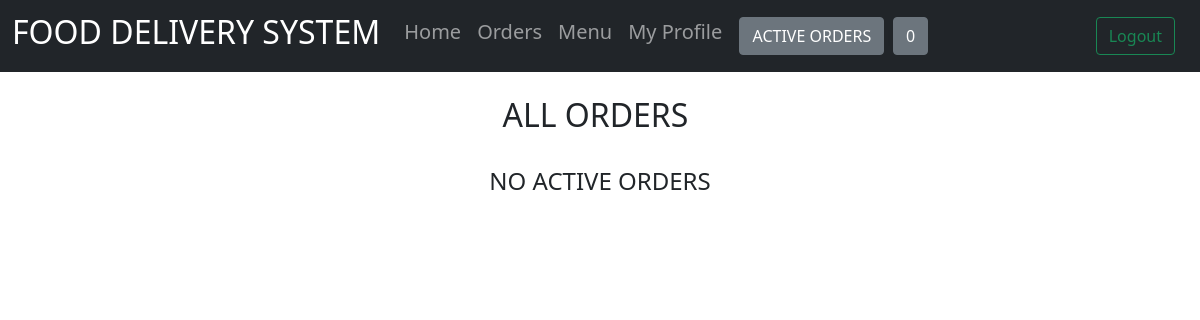
Before: /restaurant/1/myOrders/ (signed in) with the older database file.
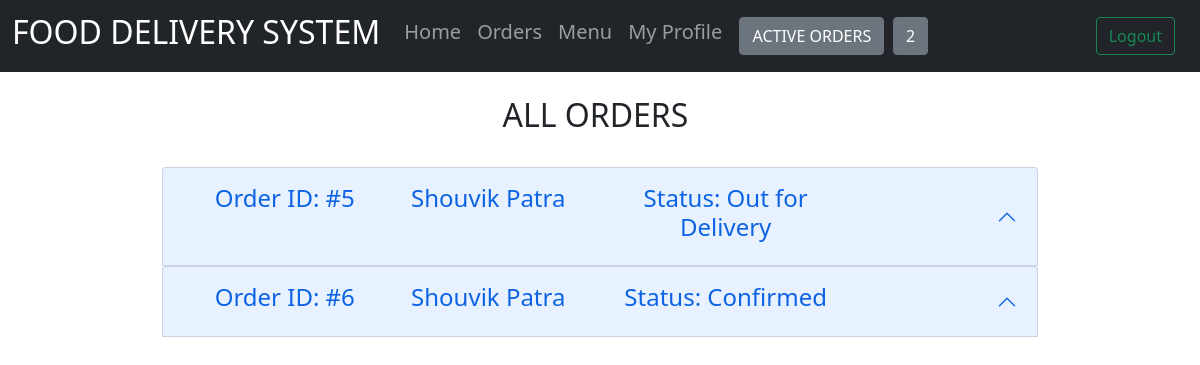
After: the same page with the newer database file.
### restaurants/models.py (models this page shows, shortened)
class Restaurant(models.Model):
    name = models.CharField(max_length=255, null=True)
    username = models.ForeignKey(
        User, on_delete=models.CASCADE)
    address = models.CharField(max_length=1500, null=True)
    contact = models.IntegerField(null=True)
    maxActiveOrders = models.IntegerField(null=True)
    activeOrders = models.IntegerField(default=0)

### orders/models.py (models this page shows)
class Order(models.Model):
    category = (('Confirmed', 'Confirmed'),
                ('Preparing', 'Preparing'),
                ('Out for Delivery', 'Out for Delivery'),
                ('Delivered', 'Delivered'),
                ('Cancelled', 'Cancelled'),
                )
    restaurant = models.ForeignKey(
        "restaurants.Restaurant", null=True, on_delete=models.SET_NULL)
    customer = models.ForeignKey(
        "customers.Customer", null=True, on_delete=models.SET_NULL)
    status = models.CharField(
        max_length=60, choices=category, default=category[0][0])
    order_activity = models.BooleanField(default=True)

### customers/models.py (models this page shows)
class Customer(models.Model):
    name = models.CharField(max_length=255, null=True)
    username = models.ForeignKey(
        User, on_delete=models.CASCADE)
    address = models.CharField(max_length=1500, null=True)
    contact = models.IntegerField(null=True)

### restaurants/views.py (the view)
# urls.py: path('<int:rid>/myOrders/', views.resOrderPage, name="resOrderPage"),
@login_required(login_url='home')
def resOrderPage(response, rid):
    restaurant = Restaurant.objects.get(id=rid)
    orders = Order.objects.filter(restaurant_id=rid)
    context = {'rid': rid, 'restaurant': restaurant,
               'orders': orders, }
    return render(response, 'restaurants/orderPage.html', context)

### customers/templatetags/custom_tags.py (called while the page is built)
@register.filter
def multiply(value1, value2):
    return value1*value2

@register.simple_tag
def totalprice(orders):
    total = 0
    for d in orders:
        total += d.dish.price*d.quantity
    return total

### restaurants/templates/restaurants/orderPage.html (shortened to what this page needs)
{% extends 'restaurants/base.html' %} {% block content %} {% load custom_tags %}
<div class="container col-md-9">
  <br />
  <div class="container col-md-3 h2">ALL ORDERS</div>
  <br />
  {% if orders %} {% for order in orders %}
  <div class="accordion" id="accordionExample">
    <div class="accordion-item">
      <h2 class="accordion-header" id="heading{{order.id}}">
        <button
          class="accordion-button btn-success"
          type="button"
          data-bs-toggle="collapse"
          data-bs-target="#collapse{{order.id}}"
          aria-expanded="true"
          aria-controls="collapse{{order.id}}"
        >
          <div class="container">
            <div class="row">
              <div class="col-sm-3 h4">Order ID: #{{order.id}}</div>
              <div class="col-sm-3 h4">{{order.customer.name}}</div>
              <div class="col-sm-4 h4">Status: {{order.status}}</div>
            </div>
          </div>
        </button>
      </h2>
                <th>{% totalprice order.orderlist_set.all as tp%}{{tp}}</th>
    </div>
  </div>
  {% endfor %} {% else %}
  <div class="text-center h4">NO ACTIVE ORDERS</div>
  {% endif %} {% endblock %}

### restaurants/templates/restaurants/navbar.html
<nav class="navbar navbar-expand-lg navbar-dark bg-dark">
  <div class="container-fluid">
    <a class="navbar-brand" href="{%url 'restaurant' rid%}">
      <h2>FOOD DELIVERY SYSTEM</h2></a
    >
    <div class="collapse navbar-collapse" id="navbarSupportedContent">
      <ul class="navbar-nav mr-auto">
        <li class="nav-item active">
          <a class="nav-link h5" href="{%url 'restaurant' rid%}">Home</a>
        </li>
        <li class="nav-item">
          <a class="nav-link h5" href="{%url 'resOrderPage' rid%}">Orders</a>
        </li>
        <li class="nav-item">
          <a class="nav-link h5" href="{%url 'menu' rid%}">Menu</a>
        </li>
        <li class="nav-item">
          <a class="nav-link h5" href="{%url 'resProfile' rid%}">My Profile</a>
        </li>
      </ul>
    </div>
    <div class="collapse navbar-collapse ml-auto" id="navbarSupportedContent">
      <a class="btn btn-secondary ml-auto" width="50" height="50">
        ACTIVE ORDERS </a
      >|
      <a class="btn btn-secondary ml-auto" width="50" height="50">
        {{restaurant.activeOrders}}
      </a>
    </div>
    <button class="btn" type="button">
      <a class="btn btn-outline-success ml-auto" href="{%url 'logout'%}">
        Logout
      </a>
    </button>
  </div>
</nav>

Changed rows visible on the page:
changed Restaurant: activeOrders "0" → "2"
added Order: id "5", customer.name "Shouvik Patra", status "Out for Delivery"
added Order: id "6", customer.name "Shouvik Patra", status "Confirmed"
Other visible differences:
text no longer shown: "NO ACTIVE ORDERS"
